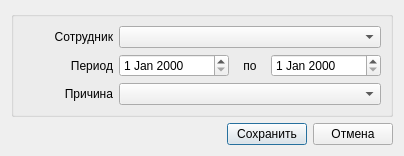
<?xml version="1.0" encoding="UTF-8"?>
<ui version="4.0">
 <class>SvAbsenceDialog</class>
 <widget class="QDialog" name="SvAbsenceDialog">
  <property name="geometry">
   <rect>
    <x>0</x>
    <y>0</y>
    <width>404</width>
    <height>147</height>
   </rect>
  </property>
  <property name="windowTitle">
   <string>Запись об отсутствии</string>
  </property>
  <layout class="QVBoxLayout" name="vlayMain">
   <item>
    <widget class="QGroupBox" name="gbItems">
     <property name="title">
      <string/>
     </property>
     <layout class="QVBoxLayout" name="vlayItems">
      <item>
       <layout class="QHBoxLayout" name="hlayEmployee">
        <item>
         <widget class="QLabel" name="lblEmployee">
          <property name="sizePolicy">
           <sizepolicy hsizetype="Fixed" vsizetype="Preferred">
            <horstretch>0</horstretch>
            <verstretch>0</verstretch>
           </sizepolicy>
          </property>
          <property name="minimumSize">
           <size>
            <width>90</width>
            <height>0</height>
           </size>
          </property>
          <property name="maximumSize">
           <size>
            <width>90</width>
            <height>16777215</height>
           </size>
          </property>
          <property name="text">
           <string>Сотрудник</string>
          </property>
          <property name="alignment">
           <set>Qt::AlignRight|Qt::AlignTrailing|Qt::AlignVCenter</set>
          </property>
         </widget>
        </item>
        <item>
         <widget class="QComboBox" name="cbEmployee"/>
        </item>
       </layout>
      </item>
      <item>
       <layout class="QHBoxLayout" name="hlayPeriod">
        <item>
         <widget class="QLabel" name="lblPeriod">
          <property name="sizePolicy">
           <sizepolicy hsizetype="Fixed" vsizetype="Preferred">
            <horstretch>0</horstretch>
            <verstretch>0</verstretch>
           </sizepolicy>
          </property>
          <property name="minimumSize">
           <size>
            <width>90</width>
            <height>0</height>
           </size>
          </property>
          <property name="maximumSize">
           <size>
            <width>90</width>
            <height>16777215</height>
           </size>
          </property>
          <property name="text">
           <string>Период</string>
          </property>
          <property name="alignment">
           <set>Qt::AlignRight|Qt::AlignTrailing|Qt::AlignVCenter</set>
          </property>
         </widget>
        </item>
        <item>
         <widget class="QDateEdit" name="datePeriodBegin"/>
        </item>
        <item>
         <widget class="QLabel" name="lblPeriodEnd">
          <property name="sizePolicy">
           <sizepolicy hsizetype="Fixed" vsizetype="Preferred">
            <horstretch>0</horstretch>
            <verstretch>0</verstretch>
           </sizepolicy>
          </property>
          <property name="minimumSize">
           <size>
            <width>30</width>
            <height>0</height>
           </size>
          </property>
          <property name="maximumSize">
           <size>
            <width>30</width>
            <height>16777215</height>
           </size>
          </property>
          <property name="text">
           <string>по</string>
          </property>
          <property name="alignment">
           <set>Qt::AlignCenter</set>
          </property>
         </widget>
        </item>
        <item>
         <widget class="QDateEdit" name="datePeriodEnd"/>
        </item>
       </layout>
      </item>
      <item>
       <layout class="QHBoxLayout" name="hlayAbsence">
        <item>
         <widget class="QLabel" name="lblAbsence">
          <property name="sizePolicy">
           <sizepolicy hsizetype="Fixed" vsizetype="Preferred">
            <horstretch>0</horstretch>
            <verstretch>0</verstretch>
           </sizepolicy>
          </property>
          <property name="minimumSize">
           <size>
            <width>90</width>
            <height>0</height>
           </size>
          </property>
          <property name="maximumSize">
           <size>
            <width>90</width>
            <height>16777215</height>
           </size>
          </property>
          <property name="text">
           <string>Причина</string>
          </property>
          <property name="alignment">
           <set>Qt::AlignRight|Qt::AlignTrailing|Qt::AlignVCenter</set>
          </property>
         </widget>
        </item>
        <item>
         <widget class="QComboBox" name="cbAbsence"/>
        </item>
       </layout>
      </item>
     </layout>
    </widget>
   </item>
   <item>
    <layout class="QHBoxLayout" name="hlayButtons">
     <item>
      <spacer name="spacer">
       <property name="orientation">
        <enum>Qt::Horizontal</enum>
       </property>
       <property name="sizeHint" stdset="0">
        <size>
         <width>40</width>
         <height>20</height>
        </size>
       </property>
      </spacer>
     </item>
     <item>
      <widget class="QPushButton" name="bnSave">
       <property name="text">
        <string>Сохранить</string>
       </property>
      </widget>
     </item>
     <item>
      <widget class="QPushButton" name="bnCancel">
       <property name="text">
        <string>Отмена</string>
       </property>
      </widget>
     </item>
    </layout>
   </item>
  </layout>
 </widget>
 <resources/>
 <connections/>
</ui>
